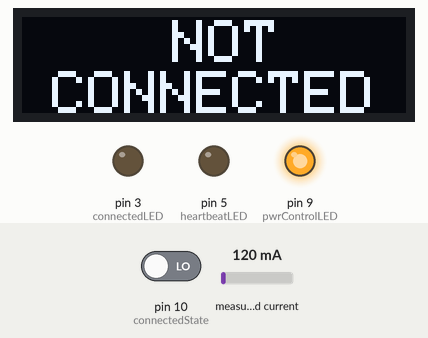
The sketch below on a simulated Arduino Uno, built with avr-gcc and run on an emulated ATmega328P. On the bench: 128×32 one-colour display, output pins drawn as LEDs (lit = HIGH). Wiring (inferred from the names in the program): INA219 current sensor at I2C address 0x40. The test bench sets the inputs (shaded band); at power-on: pin 10 (connectedState) LOW, measured current 120 mA. What the sketch prints to the serial monitor is not drawn.

Above: at 3.2 s.
3.3 s: pin 10 (connectedState) driven HIGH
At 4.01 s:
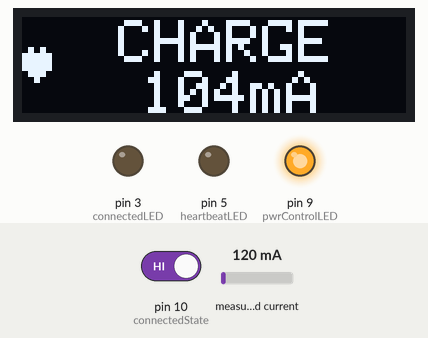
5.3 s: pin 10 (connectedState) driven LOW
At 6.1 s:
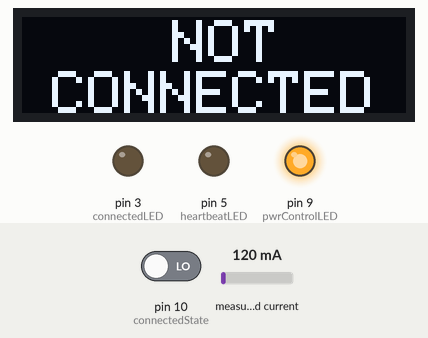
7.1 s: pin 10 (connectedState) driven HIGH
At 8.34 s:
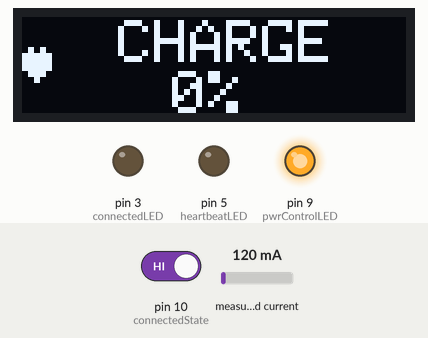
9.1 s: measured current set to 40 mA
At 9.46 s:
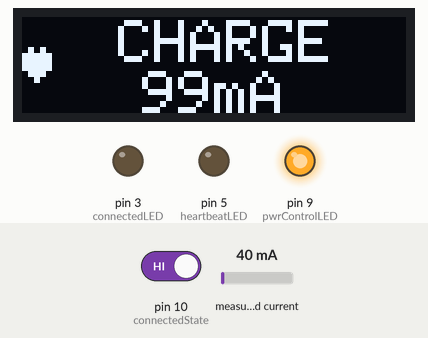
10.8 s: measured current set to 500 mA
At 11.14 s:
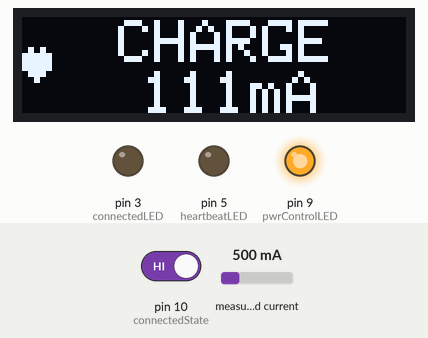
12.4 s: measured current set to 1000 mA
At 12.82 s:
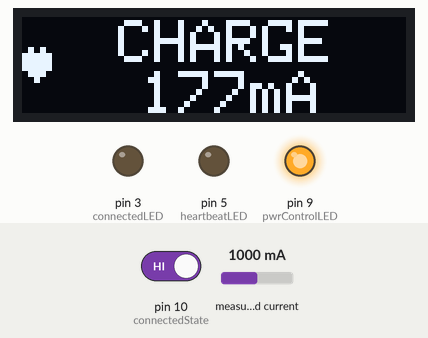
Timing chart, 0 to 15.1 s (numbered marks = the images above; inputs shaded):
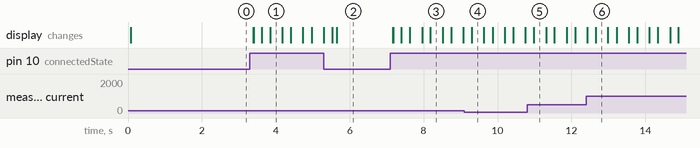

Measured:
- after the input at 3.3 s, the display: first changes after 0.09 s (image 1 shows a later state)
- after the input at 5.3 s, the display: first differs from a run without the input after 0.36 s (image 2)
- after the input at 7.1 s, the display: first changes after 0.07 s (image 3 shows a later state)
- after the input at 9.1 s, the display: changes after 0.21 s (image 4)

The sketch:

Arduino_Smart_Phone_Charger.ino
```cpp
/*
 * Based on original sketch:
 * Bluetooth HC-06/05 (SLAVE) control from your Android phone RSB May 2016
 */
#include "Arduino_Smart_Phone_Charger.h"
#include "Arduino.h"
#include <SoftwareSerial.h>
#include <stdlib.h> // required for atoi

#include <Wire.h>
#include "Adafruit_GFX.h"
#include "Adafruit_SSD1306.h"

// If you are using an HC06 set the following line to false
#define USING_HC05 true

// Instantiate our BT object. First value is RX pin, second value TX pin
// NOTE: do NOT connect the RX directly to the Arduino unless you are using a
// 3.3v board. In all other cases connect pin 4 to a 1K2 / 2K2 resistor divider
/*
 * ---- pin 6-----> |----1K2----| to HC06 RX |----2K2----| -----> GND
 *
 * See my video #36 & #37 at www.youtube.com/RalphBacon for more details.
 */
// Communicate with the BT device on software controlled serial pins
// So the TX pin on the HC0X device goes to pin 4, the RX pin here.
SoftwareSerial BTserial(4, 6); // RX , TX

// Our BT Serial Buffer where BT sends its text data to the Arduino
char buffer[19] = { '\0' };

// Get the flag to show whether the phone thinks it is plugged in
bool isPluggedIn = false;

// Conversion buffer for the individual 3-digit integer values
char btValue[4] = { 0 };

// Heartbeat buffer (string) will contain "HEARTBEATn"
char heartBeat[11] = { '\0' };
unsigned long lastHeartBeat = 0;

// Connected? Only works on HC-05
#define connectedState 10
bool prevStateDisconnected = true;

// Power on/off MOSFET and LED
#define pwrControlLED 9

// Connected LED
#define connectedLED 3

// Heartbeat LED (must be PWM if you want it to fade in/out)
#define heartbeatLED 5

// Are we charging to the MAX ppint or discharging to MIN level?
// Note this depends on whehter the output is HIGH or LOW in Setup()
bool chargingUp = true;
int batLevel = 0;

// Rolling average for current consumption (due to phone jitter)
uint16_t mA_Average[20] = { 0 };
uint8_t mAIdx = 0;

// If we have never started charging pre-fill the above array on first charge
bool firstCharge = true;

// I2C address of the INA219 device (can be changed by soldering board)
byte response, hexAddress = 0x40;

// SSD1306 OLED Display
//#define SCREEN_WIDTH 128 // OLED display width, in pixels
//#define SCREEN_HEIGHT 32 // OLED display height, in pixels
//Adafruit_SSD1306 display(0);

// New method of invoking the SSD1306 object
Adafruit_SSD1306 display(128, 32);

// Forward declarations
void printDateTimeStamp(char buffer[15]);
void displayBTbuffer();
bool extractHeartBeatFromBTdata(int startIdx, int endIdx);
int extractDataFromBTdata(int startIdx, int endIdx);
void printRawData();
void pluggedInStatus();
void displayBatteryPercent();

// SSD1306 OLED
void displayHeartBeat();
void displayChargeStatus(bool charging = true);

// INA219 Current Monitor
void INA219_setup();
int getMilliAmps();

// DEBUG flag controls whether we send Serial.print statements
// #define DEBUGMSG 1

// -----------------------------------------------------------------------------------
// SET UP   SET UP   SET UP   SET UP   SET UP   SET UP   SET UP   SET UP   SET UP
// -----------------------------------------------------------------------------------
void setup() {

	// Power charging pin LED
	pinMode(pwrControlLED, OUTPUT);
	digitalWrite(pwrControlLED, HIGH);

	// Connected LED
	pinMode(connectedLED, OUTPUT);
	digitalWrite(connectedLED, LOW);

	// Heartbeat LED (fades in/out on PMW)
	pinMode(heartbeatLED, OUTPUT);
	digitalWrite(heartbeatLED, LOW);

	// State pin (is Bluetooth device connected according to HC05?)
	pinMode(connectedState, INPUT);

	// Serial Windows stuff
	Serial.begin(9600);

	// Set baud rate of HC-06 that you set up using the FTDI USB-to-Serial module
	BTserial.begin(9600);

	// Ensure we don't wait forever for a BT character
	BTserial.setTimeout(2000); //mS

	// INA219 Current Monitor initialisation
	INA219_setup();

	// SSD1306 initialize with the I2C addr 0x3C (for the 128x32)
	if (!display.begin(SSD1306_SWITCHCAPVCC, 0x3C))
	{
#ifdef DEBUGMSG
		Serial.println(F("SSD1306 allocation failed"));
#endif
		for (;;)
			; // Don't proceed, loop forever
	}

	// Clear the buffer.
	display.clearDisplay();
	display.display();
	display.cp437(true);         // Use full 256 char 'Code Page 437' font

#ifdef DEBUGMSG
	display.setTextSize(1);      // Normal 1:1 pixel scale
	display.setTextColor(SSD1306_WHITE); // Draw white text
	display.setCursor(0, 0);     // x,y Start at top-left corner

	// Not all the characters will fit on the display. This is normal.
	// Library will draw what it can and the rest will be clipped.

	for (int16_t i = 0; i < 256; i++)
	{
		if (i == '\n') display.write(' ');
		else
		display.write(i);
	}

	display.display();
#endif

	displayNotConnected();
	delay(2000);

	// Setup done
#ifdef DEBUGMSG
	Serial.println(F("Set up complete"));
#endif
}

// Main process to inspect the BT data from phone
void processBTdata()
{
	// Get the chars. This blocks until the number specified
	// has been read or it times out
	int byteCount = BTserial.readBytes(buffer, 18);

	// Useful to see the raw BT buffer in debugging
	printRawData();

	// If we timed out we won't have the full X bytes
	if (byteCount == 18)
	{
		// first 8 chars are time format "hh:MM:ss"
		printDateTimeStamp(buffer);

		// Flag for whether phone is currently plugged in
		isPluggedIn = buffer[17] == '1';

		// Is this the heartbeat?
		if (extractHeartBeatFromBTdata(8, 16))
		{
#ifdef DEBUGMSG
			Serial.println(F("Heartbeat received."));
#endif
			pluggedInStatus();

			// SSD1306 show the heart symbol
			displayHeartBeat();

			// Reset the heartbeat clock so we don't get a warning
			lastHeartBeat = millis();
		} else
		{
			/* This next section extracts the integer values from
			 * the text data, and displays lots of debugging info
			 * so we can track what is going on whilst developing
			 * this program!
			 */
			batLevel = extractDataFromBTdata(8, 10);
#ifdef DEBUGMSG
			Serial.print(F("Battery Level:"));
			Serial.print(batLevel);
#endif
			displayBTbuffer();

			printDateTimeStamp(buffer);

			int maxCharge = extractDataFromBTdata(11, 13);
#ifdef DEBUGMSG
			Serial.print(F("Max Charge Level:"));
			Serial.print(maxCharge);
#endif
			displayBTbuffer();

			printDateTimeStamp(buffer);

			int minCharge = extractDataFromBTdata(14, 16);
#ifdef DEBUGMSG
			Serial.print(F("Min charge Level:"));
			Serial.print(minCharge);
#endif
			displayBTbuffer();

			printDateTimeStamp(buffer);

#ifdef DEBUGMSG
			Serial.print(F("Phone plugged in:"));

			if (isPluggedIn)
			{
				Serial.println(F("Yes"));
			} else
			{
				Serial.println(F("No"));
			}
#endif

			// If the battery is now >= max wanted, switch off
			if (batLevel >= maxCharge && chargingUp)
			{
				digitalWrite(pwrControlLED, LOW);
				chargingUp = false;
			}

			// If the battery is now <= min wanted, switch on
			if (batLevel <= minCharge && !chargingUp)
			{
				digitalWrite(pwrControlLED, HIGH);
				chargingUp = true;
				delay(2250); // give time for charging to start
			}

			printDateTimeStamp(buffer);
			displayBatteryPercent();

			// Is phone plugged in when it should be?
			pluggedInStatus();

			// Data in lieu of heartbeat still counts as heartbeat
			lastHeartBeat = millis();
		}
	} else
	{
#ifdef DEBUGMSG
		Serial.print(F("Only received "));
		Serial.print(byteCount);
		Serial.println(F(" characters - ignored."));
#endif
	}

	// Discard partial data in serial buffer
	while (BTserial.available())
	{
		BTserial.read();
#ifdef DEBUGMSG
		Serial.println(F("Discarded a serial character."));
#endif
	}

}

// -----------------------------------------------------------------------------------
// MAIN LOOP     MAIN LOOP     MAIN LOOP     MAIN LOOP     MAIN LOOP     MAIN LOOP
// -----------------------------------------------------------------------------------
void loop() {
	/* If the HC-06/05 has some data for us, get it.
	 *
	 * First 8 bytes time in text format hh:MM:ss
	 *
	 * Then follows three variables of 3 bytes each in text format
	 * that contain the current battery level, the level at which the
	 * user wants to start charging and the level the user wants to
	 * stop charging
	 *
	 * The final byte is whether the phone is currently plugged in.
	 *
	 * If there has been no change to the battery level then a
	 * heartbeat is sent just so that this sketch knows the phone
	 * is still sending data down the line
	 */

#if USING_HC05
	// Only if connected do any of this (assume HC06 always connected)
	if (digitalRead(connectedState))
	#else
	// When using HC06 cannot detected whether connected
	if(true)
#endif
	{
		// Confirm connected state if previously disconnected
		if (prevStateDisconnected)
		{
			Serial.println(F("CONNECTED."));

			// TODO move to function
			// Display the heart
			display.setTextSize(2);
			display.setTextColor(SSD1306_WHITE);
			display.setCursor(0, 15);     // x,y Start at top-left corner
			display.print("CONNECTED");
			display.display();

			prevStateDisconnected = false;
			// TODO Turn on the (blue) connected LED here
		}

		// If we have serial data to process
		if (BTserial.available())
		{
			// Get the chars. This blocks until the number specified
			// has been read or it times out
			processBTdata();
		} else
		{
			// We ARE connected but no BT data to process at this time.

			// Update charge current on screen
			//if (chargingUp)
			//{
			displayHeartBeat();

			// Toggle between charge current and battery level
			static int displayCharge = 0;

			if (++displayCharge > 10)
			{
				displayCharge = 0;
				displayBatteryPercent();
			}
			else
			{
				displayCharge++;
				displayChargeStatus(chargingUp);
			}
			//}

			// Check last heartbeat
			// See http://www.gammon.com.au/millis on why we do it this way
			if (millis() - lastHeartBeat >= 300000UL)
			{
#ifdef DEBUGMSG
				Serial.println(F("Connected, but no heartbeat for 5 minutes"));
#endif
				lastHeartBeat = millis();

				// TODO Do something with the heartbeat LED here
			}
		}
	}
	else
	{
		// If we were previously connected but now are not
		if (!prevStateDisconnected)
		{
#ifdef DEBUGMSG
			Serial.println(F("NOT CONNECTED."));
#endif
			prevStateDisconnected = true;

			// TODO Do something with the connected LED here
			displayNotConnected();
		}
	}

	// Give the data a chance to arrive
	delay(100);
}

// Print the first 8 characters - always the timestamp
void printDateTimeStamp(char buffer[15]) {
	static char dummy __attribute__ ((used)) = buffer[1];
#ifdef DEBUGMSG
	for (auto cnt = 0; cnt < 8; cnt++)
	{
		Serial.print((char) buffer[cnt]);
	}
	Serial.print(" ");
#endif
}

// Display the extracted 3-character value buffer
void displayBTbuffer()
{
#ifdef DEBUGMSG
	Serial.print(" (");
	for (auto cnt = 0; cnt < 3; cnt++)
	{
		Serial.print(btValue[cnt]);
	}
	Serial.println(")");
#endif
}

// Extract the data element to check for heartbeat string
bool extractHeartBeatFromBTdata(int startIdx, int endIdx)
		{

	int hbIdx = 0;
	memset(heartBeat, '\0', sizeof(heartBeat));
	for (auto cnt = startIdx; cnt <= endIdx; cnt++)
	{
		heartBeat[hbIdx++] = buffer[cnt];
	}

//	Serial.print("Heartbeat buffer:");
//	for (auto cnt = 0; cnt < 9; cnt++)
//	{
//		Serial.print(heartBeat[cnt]);
//	}

	char key[] = "HEARTBEAT";
	if (strcmp(heartBeat, key) == 0)
	{
		return true;
	} else
	{
		return false;
	}
}

// Extract the 3-digit value from the string BT data
int extractDataFromBTdata(int startIdx, int endIdx)
		{

	// Clear the target buffer and ensure last (4th) char
	// is a null terminator 0
	memset(btValue, 0, sizeof(btValue));

	int btValueIdx = 0;
	for (auto cnt = startIdx; cnt <= endIdx; cnt++)
	{
		btValue[btValueIdx++] = buffer[cnt];
	}

	// Convert the 'string' to an integer
	int returnValue = atoi(btValue);
	return returnValue;
}

// What's coming in the BT serial buffer?
void printRawData()
{
#ifdef DEBUGMSG
	Serial.print(F("Raw buffer: "));
	for (auto cnt = 0; cnt < 18; cnt++)
	{
		Serial.print(buffer[cnt]);
	}
	Serial.println(" ");
#endif
}

// Is phone connected to USB power source?
void pluggedInStatus()
{
	// Phone not plugged in?
	if (!isPluggedIn && chargingUp)
	{
		printDateTimeStamp(buffer);
#ifdef DEBUGMSG
		Serial.println(F("Plug phone in to Charge."));
#endif
	}
}

// Display beating heart symbol indicating HeartBeat is active
void displayHeartBeat()
{
	// TODO beating heart
	const int startPos = 8;

	// Display the heart
	display.setTextSize(2);
	display.setTextColor(SSD1306_WHITE);
	display.setCursor(0, startPos);	// x,y Start at top-left corner
	display.write(3);
	display.display();
	delay(200);

	// Clear the heart
	display.fillRect(0, 0, 10, display.height(), SSD1306_BLACK);
	display.display();
	delay(200);

	// Display the heart
	display.setTextSize(2);
	display.setTextColor(SSD1306_WHITE);
	display.setCursor(0, startPos);	// x,y Start at top-left corner
	display.write(3);
	display.display();
}

void INA219_setup()
{
	// Initialise I2C (default address of 0x40)
	Wire.begin();

	// Test that we can communicate with the device
	Wire.beginTransmission(hexAddress);

	// Set the calibration to 32V @2A by writing two bytes (4096, an int) to that register
	Wire.write(INA219_REG_CALIBRATION);
	Wire.write((4096 >> 8) & 0xFF);
	Wire.write(4096 & 0xFF);

	Wire.endTransmission();

	// Config
	Wire.beginTransmission(hexAddress);
	Wire.write(INA219_REG_CONFIG);

	// Set Config register stating we want:
	uint16_t config = INA219_CONFIG_BVOLTAGERANGE_32V   // 32 volt, 2A range
						| INA219_CONFIG_GAIN_8_320MV   // 8 x Gain
						| INA219_CONFIG_BADCRES_12BIT   // 12-bit bus ADC resolution
						| INA219_CONFIG_SADCRES_12BIT_8S_4260US   // number of averaged samples
						| INA219_CONFIG_MODE_SANDBVOLT_CONTINUOUS;   // Continuouis conversion
	Wire.write((config >> 8) & 0xFF);
	Wire.write(config & 0xFF);

	// See if something acknowledged the transmission
	response = Wire.endTransmission();
	if (response == 0)
	{
#ifdef DEBUGMSG
		Serial.print(F("I2C device found at hexAddress 0x"));
		if (hexAddress < 16)
		Serial.print("0");
		Serial.println(hexAddress, HEX);
#endif
	}
	else if (response == 4) // unknown error
	{
#ifdef DEBUGMSG
		Serial.print(F("Unknown response at hexAddress 0x"));
		if (hexAddress < 16)
		Serial.print("0");
		Serial.println(hexAddress, HEX);
#endif
	}

	// All done here
#ifdef DEBUGMSG
	Serial.println(F("INA219 Setup completed."));
#endif
}

int getMilliAmps()
{
	// Adafruit say the INA219 can be reset by sharp current loads so always recalbrate
	Wire.beginTransmission(hexAddress);
	Wire.write(INA219_REG_CALIBRATION);
	Wire.write((4096 >> 8) & 0xFF);
	Wire.write(4096 & 0xFF);
	Wire.endTransmission();

	// Initiate transmission to the device we want
	Wire.beginTransmission(hexAddress);

	// Tell device the register we want to write to (Current)
	Wire.write(INA219_REG_CURRENT);

	// Finish this "conversation"
	Wire.endTransmission();

	// Initiate transmission to the device we want
	Wire.beginTransmission(hexAddress);

	// Request the value (current in mA) two bytes
	Wire.requestFrom((int) hexAddress, 2);

	// Finish this conversation
	Wire.endTransmission();

	// delay required to allow INA219 to do the conversion (see samples)
	delayMicroseconds(4260);

	// Shift values to create properly formed integer
	// Note that no "conversation" start/end is required for a read
	// as the device is expecting this from the prep done above
	uint16_t value = ((Wire.read() << 8) | Wire.read());

	// Display the current being consumed
	// Current LSB = 100uA per bit (1000/100 = 10)
	int current = (value / 10) - 16; // LED takes 16mA
	current = current < 0 ? 0 : current;

	//Serial.print(F("Current (mA):"));
	//Serial.println(current);

	// if this is the FIRST charge pre-fill array to speed things up
	if (current == 0)
	{
		firstCharge = true;
	}

	if (firstCharge && current > 0)
	{
#ifdef DEBUGMSG
		Serial.print(F("First charge after zero, filling array with "));
		Serial.println(current);
#endif
		firstCharge = false;
		for (uint8_t cnt = 0; cnt < (sizeof(mA_Average) / 2); cnt++)
		{
			mA_Average[cnt] = current;
		}
	}

	// Send back averaged response
	uint8_t numberOfAverages = (sizeof(mA_Average) / 2) - 1;
	mA_Average[mAIdx] = current;
	mAIdx++;
	mAIdx = mAIdx > numberOfAverages ? 0 : mAIdx;

	uint16_t rollingAverage = 0;
	for (auto cnt = 0; cnt < numberOfAverages; cnt++)
	{
		rollingAverage += mA_Average[cnt];
	}

	return rollingAverage / numberOfAverages;
}

void displayBatteryPercent()
{
	// clear area of screen (leave heartbeat alone)
	display.fillRect(10, 0, display.width() - 10, display.height(), SSD1306_BLACK);

	// Write the message
	display.setTextSize(2);
	display.setTextColor(SSD1306_WHITE);
	display.setCursor(32, 1);   // x,y
	display.print("CHARGE");
	display.setCursor(50, 18);   // x,y
	display.print(batLevel);
	display.print("%");
	display.display();
}

void displayNotConnected() {
	display.clearDisplay();
	display.display();

	display.setTextSize(2);
	display.setTextColor(SSD1306_WHITE);
	display.setCursor(50, 1);   // x,y
	display.print("NOT");
	display.setCursor(10, 18);   // x,y
	display.print("CONNECTED");

	display.display();
}

void displayChargeStatus(bool charging)
		{
	// clear area of screen (leave heartbeat alone)
	display.fillRect(10, 0, display.width() - 10, display.height(), SSD1306_BLACK);

	// Write the message
	display.setTextSize(2);
	display.setTextColor(SSD1306_WHITE);
	if (charging)
	{
		int chargemA = getMilliAmps();
		display.setCursor(32, 1);   // x,y
		display.print("CHARGE");
		display.setCursor(40, 18);   // x,y
		display.print(chargemA);
		display.print("mA");
	} else
	{
		//display.setCursor(20, 16);   // x,y
		display.setCursor(32, 1);   // x,y
		display.print("PAUSED");
		display.setCursor(50, 18);   // x,y
		display.print(batLevel);
		display.print("%");
	}

	display.display();
}
```

Source omitted: duino_Smart_Phone_Charger.h (1333 bytes)
